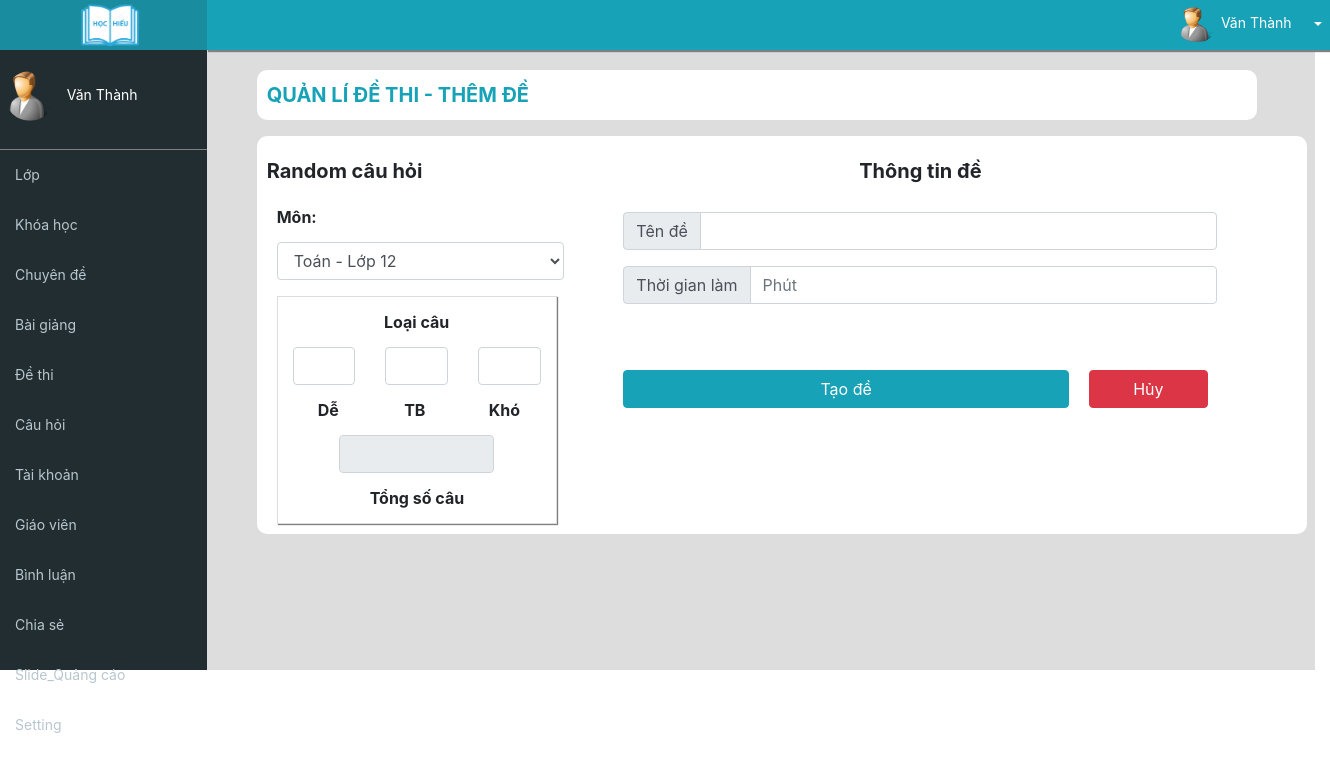
Page /admin/abc.php (signed in) on the committed database.
### tables this page shows
CREATE TABLE `setting` (
  `logo` varchar(250) NOT NULL,
  `email` varchar(250) NOT NULL,
  `sdt` int(11) NOT NULL
);

CREATE TABLE `users` (
  `id_user` int(11) NOT NULL,
  `username` varchar(200) NOT NULL,
  `password` varchar(200) NOT NULL,
  `name` varchar(200) NOT NULL,
  `phone_numbers` int(11) NOT NULL,
  `email` varchar(200) NOT NULL,
  `birthday` date NOT NULL,
  `address` varchar(250) NOT NULL,
  `gender` int(11) NOT NULL,
  `image` varchar(250) NOT NULL,
  `role_id` int(11) NOT NULL,
  `status` int(11) NOT NULL
);

### commont/connect.php (called while the page is built, shortened)
<?php
$hostname='localhost';
$username='root';
$password='';
$database='duan1';
$options = array(PDO::MYSQL_ATTR_INIT_COMMAND => "SET NAMES utf8");
try
{
  $conn= new PDO("mysql:host=$hostname;dbname=$database",$username,$password,$options);
  $conn->setAttribute(PDO::ATTR_ERRMODE,PDO::ERRMODE_EXCEPTION);
		$sqlsubcategory="select * from subcategory ";
		$querysubcategory=$conn->prepare($sqlsubcategory);
		$querysubcategory->execute();
		$rowsubcategory= $querysubcategory->fetchAll(PDO::FETCH_ASSOC);
		 $sqlsetting ="select * from setting ";
		$querysetting =$conn->prepare($sqlsetting);
		$querysetting->execute();
		$rowsetting = $querysetting->fetch(PDO::FETCH_ASSOC);
 function users($id){
	  global $conn;
		$sql="select * from users where id_user={$id} ";
		$query=$conn->prepare($sql);
		$query->execute();
		$row= $query->fetch(PDO::FETCH_ASSOC);
    return $row;
		}
  } catch(Exception $e){
	echo $e.getMessage();
}
 ?>

### admin/abc.php (the view, shortened to what this page needs)
<?php require_once '../commont/connect.php';session_start(); ?>
<!DOCTYPE html>
<html>
<head>
	<link rel="stylesheet" href="cssadmin.css">
	<link rel="stylesheet" href="../public/css/bootstrap.min.css">
</head>
<body>
	<div class="w-100">
		<div class="row " style="width: 100%">
 <?php include_once '../_share/admin/menu.php' ?>
		<div class="col-md-10" style="background: #ddd;height:670px">
 <?php include_once '../_share/admin/header.php' ?>
			<div class="bodyad">
				<div class="thanbody">
				<p style="font-size: 20px;width:1000px;height:50px;background: white;line-height: 50px;padding-left: 10px;border-radius: 10px;color: #17a2b8;font-weight: bold">QUẢN LÍ ĐỀ THI - THÊM ĐỀ</p>
				<div class="noidung">
<form action="" method="POST" accept-charset="utf-8">
				<div class="row">
					<div class="col-md-4">
						<p style="font-size:20px;font-weight: bold">Random câu hỏi</p>
						<div class="row" style="margin-left: -5px;margin-top: -20px">
							<div class="col-md-11">
						<p style="font-weight: bold">Môn:
						<select name="idmon" class="form-control">
							<?php foreach ($rowsubcategory as $value){ ?>
							<option value="<?php echo $value['id_subcategory']?>" >
								<?php echo $value['name_subcategory'].' - '.category($value['id_category'])['name_category']; ?>
							 </option>
							<?php } ?>
						</select></p></div></div>
						<div class="row" style="border: 1px solid #ddd;width:280px;margin-left: 10px;box-shadow: 1px 1px 1px gray">
							<div class="col-md-12" style="text-align: center;font-weight: bold;">Loại câu</div>
							<div class="col-md-4"><input id="de"  onkeyup="tong1()" type="number" class="form-control" name="caude"></div>
							<div class="col-md-4"><input id="tb"   onkeyup="tong2()" type="number" class="form-control" name="cautb"></div>
							<div class="col-md-4"><input id="kho"  onkeyup="tong3()" type="number" class="form-control" name="caukho"></div>
							<div class="col-md-3 offset-md-1" style="margin-left: 25px;font-weight: bold">Dễ</div>
							<div class="col-md-3" style="font-weight: bold;margin-left: 17px">TB</div>
							<div class="col-md-3" style="font-weight: bold;margin-left: 15px">Khó</div>
							<div class="col-md-8 offset-md-2" style="padding-right: -20px;">
							<input type="text" id="gan" value="" disabled="" class="form-control" name="" style="text-align: center;"></div>
							<div class="col-md-9 offset-md-1" style="text-align: center;margin-left: 35px;font-weight: bold">Tổng số câu</div>
						</div>
					</div>
					<div class="col-md-7" style="">
						<p style="font-size:20px;font-weight: bold ;text-align: center;">Thông tin đề</p>
					<div class="input-group mb-3" style="margin-top: 8px">
			   		<div class="input-group-prepend">
			      	 <span class="input-group-text">Tên đề</span>
			   		 </div>
			    	<input type="text" name="nametestnew" class="form-control">
					 </div>
					<div class="input-group mb-3" style="margin-top: 8px">
				     <div class="input-group-prepend">
			       <span class="input-group-text">Thời gian làm </span>
			    </div>
			    <input type="number" placeholder="Phút" name="timework" class="form-control">
			 </div>
				<button type="submit" class="btn btn-info" style="width:75%;margin-top: 50px;float: left;">Tạo đề</button>
				<a href="dethi.php" class="btn btn-danger" style="width:20%;margin-top: 50px;margin-left: 20px">Hủy</a>
				</div>
		</div>
</form>
				</div>
				</div>
			</div>
		</div>
		</div>
	</div>
</body>
</html>

### _share/admin/menu.php (shortened to what this page needs)
<div class="col-md-2" style="background: #222d32">
		<div style="height:50px;width:220px;background: #198d9f;text-align: center;">
			<img src="../image/<?php echo $rowsetting['logo']; ?>" style="width:70px;">
		</div>
		<div class="ten">
			<img src="../public/images/user/<?php echo users($_SESSION['account']['id'])['image']; ?>" style="width:50px;height:50px;border-radius: 100%;margin-left: 5px">
			&nbsp;&nbsp;<?php echo users($_SESSION['account']['id'])['name']; ?>
		</div>
		<div style="width: 210px;height:500px;font-size: 14px;color: #b8c7ce">
			<div class="boxmenu">
				<a href="danhmuc.php" class="thea5"><p>Lớp 	</p></a>
			</div>
			<div class="boxmenu">
				<a href="khoahoc.php" class="thea5"><p>Khóa học</p></a>
			</div>
			<div class="boxmenu">
				<a href="chuyende.php" class="thea5"><p>Chuyên đề</p></a>
			</div>
			<div class="boxmenu">
				<a href="baigiang.php" class="thea5"><p>Bài giảng</p></a>
			</div>
			<div class="boxmenu">
				<a href="dethi.php" class="thea5"><p>Đề thi</p></a>
			</div>
			<div class="boxmenu">
				<a href="cauhoi.php" class="thea5"><p>Câu hỏi</p></a>
			</div>
			<div class="boxmenu">
				<a href="taikhoan.php" class="thea5"><p>Tài khoản</p></a>
			</div>
			<div class="boxmenu">
				<a href="giaovien.php" class="thea5"><p>Giáo viên</p></a>
			</div>
			<div class="boxmenu">
				<a href="binhluan.php" class="thea5"><p>Bình luận</p></a>
			</div>
			<div class="boxmenu">
				<a href="chiase.php" class="thea5"><p>Chia sẻ</p></a>
			</div>
				<div class="boxmenu">
				<a href="slide.php" class="thea5"><p>Slide_Quảng cáo</p></a>
			</div>
				<div class="boxmenu">
				<a href="setting.php" class="thea5"><p>Setting</p></a>
			</div>
		</div>
	</div>

### _share/admin/header.php (shortened to what this page needs)
<div class="headerad" style="background: #17a2b8;border-radius: none">
				<div class="btn-group" style="float: right;">
				  <button type="button" class="btn btn-info" style="font-size: 14px">	<img src="../public/images/user/<?php echo users($_SESSION['account']['id'])['image']; ?>" style="width:40px;height:35px;border-radius: 100px;"> <?php echo users($_SESSION['account']['id'])['name']; ?> </button>
				  <button type="button" class="btn btn-info dropdown-toggle dropdown-toggle-split" data-toggle="dropdown" aria-haspopup="true" aria-expanded="false">
				  </button>
				</div>
	</div>

### admin/cssadmin.css (style rules this page uses)
* { margin:0px;padding:0px;box-sizing: border-box; }
.headerad { width: 1125px;height: 50px;background: white;margin-left: -15px;box-shadow: 2px 1px 1px 1px gray;border-radius: 0px }
.bodyad { width: 1120px;background: none;margin-top: 10px;border-radius: 10px }
.ten { width: 210px;height: 100px;background: none;border-bottom: 1px solid gray;font-size: 14px;color: white }
.boxmenu { width: 210px;height: 50px;line-height: 50px;background: none; }
.boxmenu p { margin-left: 15px }
.thea5 { color:#b8c7ce; }
.thanbody { width: 1050px;background: none;margin: auto;padding-top: 10px }
.noidung { width: 1050px;background: white;line-height: 50px;padding-left: 10px;border-radius: 10px;padding-top: 10px;padding-bottom:10px;margin-bottom: 20px }

### rows in the picture
setting: logo (picture)
users: image (picture), name "Văn Thành"

### other values in the picture
form field idmon "Toán - Lớp 12"
